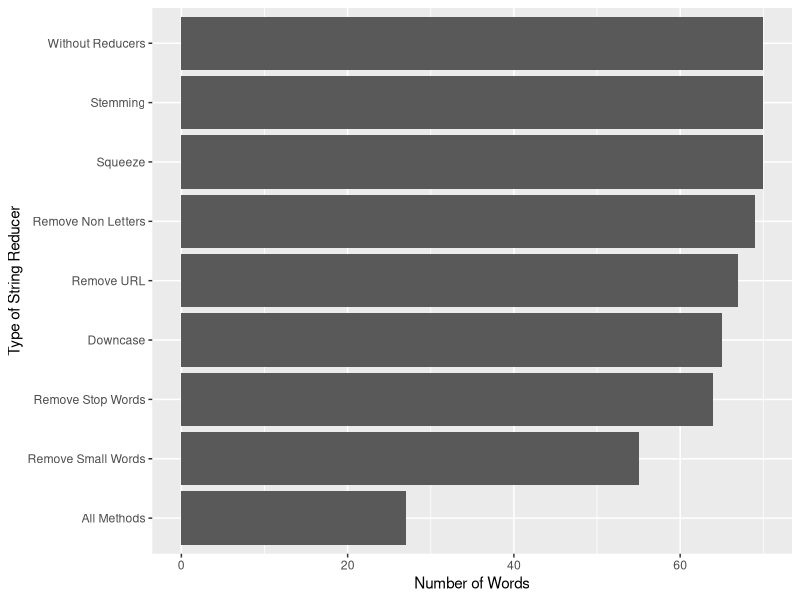
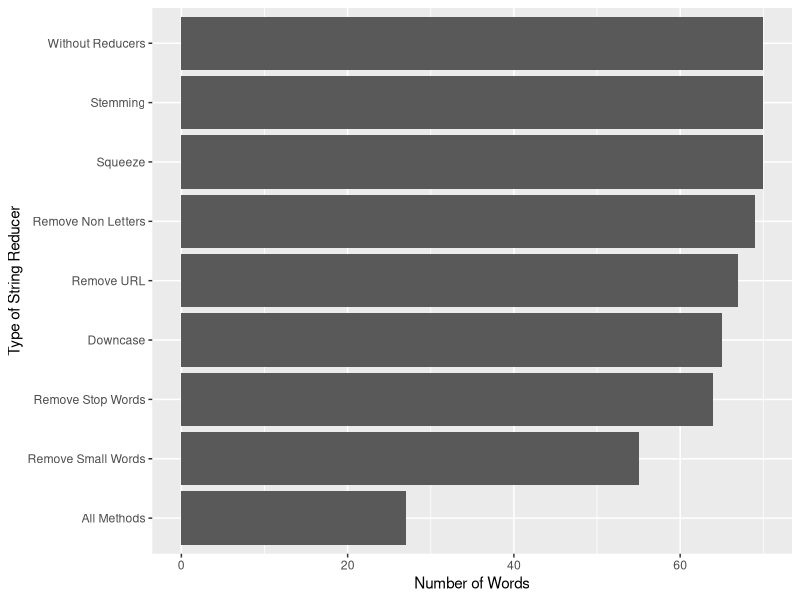

These figures' R source, in order:
library(ggplot2)
svm.results2 = read.table("svm_reduction_results.tsv",header = T,sep = "\t",check.names=F )

ggplot(svm.results2,aes(x=reorder(type,words_number),y=words_number)) +
geom_bar(stat='identity') +
coord_flip() + labs(y='Number of Words',x='Type of String Reducer')

ggsave(file="plot_wordcount.pdf")
